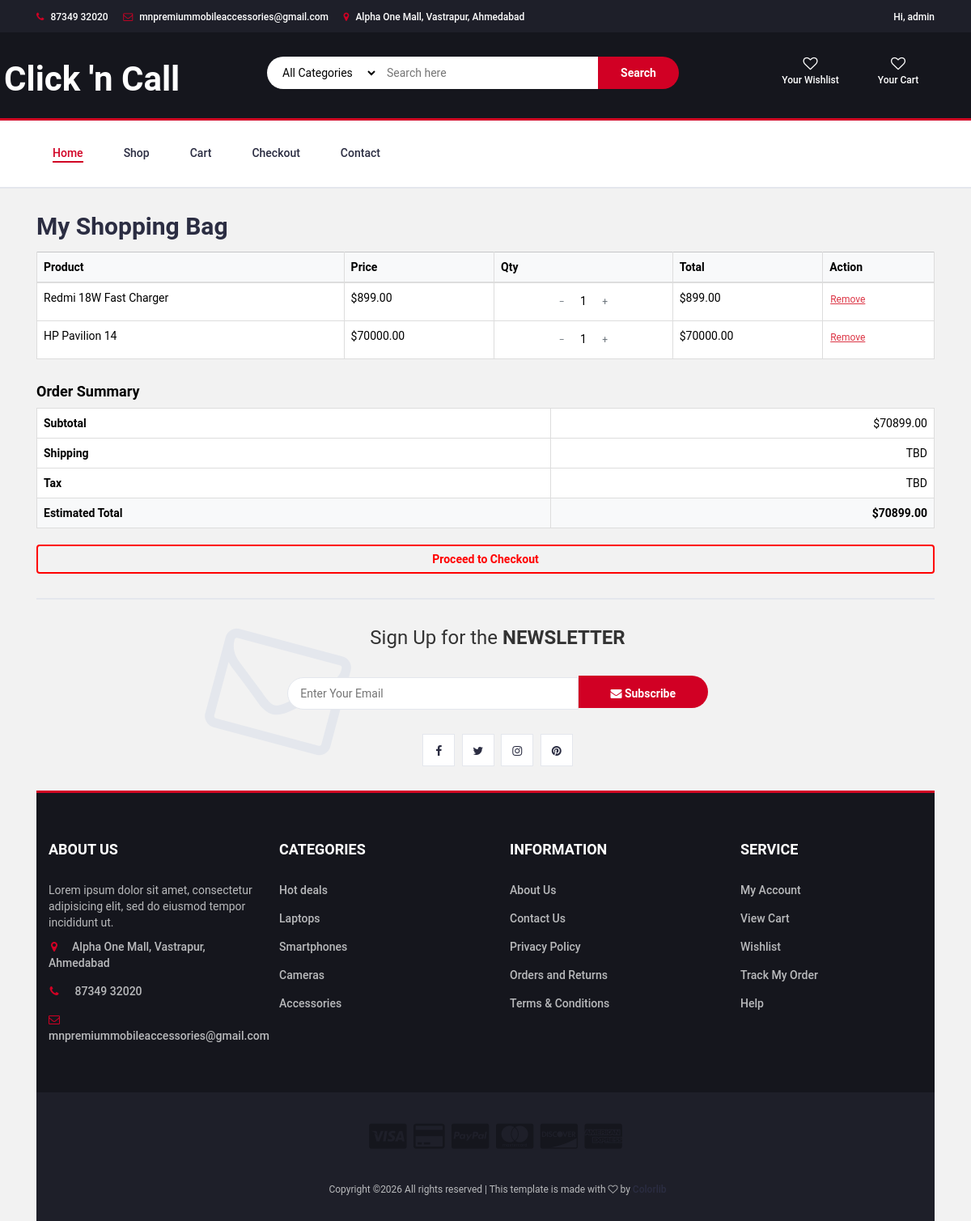
The page /cart/ (signed in) on the database its author committed.
### shop/models.py (models this page shows, shortened)
class Cart(models.Model):
    user = models.ForeignKey(settings.AUTH_USER_MODEL, on_delete=models.CASCADE)
    product = models.ForeignKey(Product, on_delete=models.CASCADE)
    quantity = models.PositiveIntegerField(default=1)
    added_at = models.DateTimeField(auto_now_add=True)

class Product(models.Model):
    product_name = models.CharField(max_length=100)
    description = models.TextField(blank=True, null=True)
    price = models.DecimalField(max_digits=10, decimal_places=2)
    stock = models.IntegerField()
    category = models.ForeignKey(
        ProductCategory,
        on_delete=models.SET_NULL,
        null=True,
        blank=True
    )
    brand = models.ForeignKey(
        ProductBrand,
        on_delete=models.SET_NULL,
        null=True,
        blank=True
    )
    image = models.ImageField(upload_to='products/', blank=True, null=True)

### shop/views.py (the view)
# urls.py: path('cart/', views.cart, name='cart'),
@login_required
def cart(request):
    cart_items = Cart.objects.filter(user=request.user)
    for item in cart_items:
        item.total_price = item.product.price * item.quantity
    subtotal = sum(item.total_price for item in cart_items)
    total = subtotal  # For now, can add shipping & tax later
    context = {
        'cart_items': cart_items,
        'subtotal': subtotal,
        'total': total
    }
    return render(request, 'cart.html', context)

### shop/context_processors.py (called while the page is built)
def categories_processor(request):
    return {
        'categories': ProductCategory.objects.all()
    }

### templates/cart.html (shortened to what this page needs)
{% load static %}
<!DOCTYPE html>
<html lang="en">
	<head>
		<link href="https://cdn.jsdelivr.net/npm/bootstrap@5.3.2/dist/css/bootstrap.min.css" rel="stylesheet">
		<link rel="stylesheet" href="{% static 'css/bootstrap.min.css' %}"/>
		<link type="text/css" rel="stylesheet" href="{% static 'css/slick.css' %}"/>
		<link type="text/css" rel="stylesheet" href="{% static 'css/slick-theme.css' %}"/>
		<link type="text/css" rel="stylesheet" href="{% static 'css/nouislider.min.css' %}"/>
		<link rel="stylesheet" href="{% static 'css/font-awesome.min.css' %}">
		<link type="text/css" rel="stylesheet" href="{% static 'css/style.css' %}"/>
    </head>
	<body>
		<header>
<div id="top-header">
    <div class="container">
        <ul class="header-links pull-left">
            <li><a href="#"><i class="fa fa-phone"></i> 87349 32020</a></li>
            <li><a href="#"><i class="fa fa-envelope-o"></i> mnpremiummobileaccessories@gmail.com</a></li>
            <li><a href="#"><i class="fa fa-map-marker"></i> Alpha One Mall, Vastrapur, Ahmedabad</a></li>
        </ul>
       <ul class="header-links pull-right">
<li class="dashboard-dropdown">
    <a href="#" class="dashboard-link" onclick="toggleDashboard(event)">
        {% if user.is_authenticated %}
            Hi, {{ user.username }}
        {% else %}
            My Dashboard
        {% endif %}
    </a>
</li>
    </div>
</div>
			<div id="header">
				<div class="container">
					<div class="row">
						<div class="col-md-3">
							<div class="header-logo">
								<a href="#" class="logo">
									<h1 class="logo">Click 'n Call</h1>
								</a>
							</div>
						</div>
						<div class="col-md-6">
							<div class="header-search">
								<form method="get" action="{% url 'store' %}">
									 <select name="category" onchange="this.form.submit()" class="input-select">
        <option value="">All Categories</option>
    </select>
									<input class="input" placeholder="Search here">
									<button class="search-btn">Search</button>
								</form>
							</div>
						</div>
						<div class="col-md-3 clearfix">
							<div class="header-ctn">
								<div>
									<a href="{% url 'wishlist' %}">
										<i class="fa fa-heart-o"></i>
										<span>Your Wishlist</span>
									</a>
								</div>
								<div>
									<a href="{% url 'cart' %}">
										<i class="fa fa-heart-o"></i>
										<span>Your Cart</span>
									</a>
								</div>
							</div>
						</div>
					</div>
				</div>
			</div>
		</header>
		<nav id="navigation">
			<div class="container">
				<div id="responsive-nav">
					<ul class="main-nav nav navbar-nav">
						<li class="active"><a href="{% url 'index' %}">Home</a></li>
						<li><a href="{% url 'store' %}">Shop</a></li>
						<li><a href="{% url 'cart' %}">Cart</a></li>
						<li><a href="{% url 'checkout' %}">Checkout</a></li>
						<li><a href="{% url 'contact' %}">Contact</a></li>
					</ul>
				</div>
			</div>
		</nav>
<div class="container mt-5 cart-container">
    <h2 class="mb-4">My Shopping Bag</h2>
    <table class="table table-bordered cart-table">
        <thead class="table-light">
            <tr>
                <th>Product</th>
                <th>Price</th>
                <th>Qty</th>
                <th>Total</th>
                <th>Action</th>
            </tr>
        </thead>
        <tbody>
            {% for item in cart_items %}
            <tr>
                <td style="color: black;">{{ item.product.product_name }}</td>
                <td style="color: black;">${{ item.product.price }}</td>
                <td class="text-center" style="color: black;">
                 <a href="{% url 'decrease_quantity' item.product.id %}" class="btn btn-sm btn-outline-secondary">−</a>
                <span class="mx-2" style="color: black;">{{ item.quantity }}</span>
              <a href="{% url 'increase_quantity' item.product.id %}" class="btn btn-sm btn-outline-secondary">+</a>
                </td>
                <td style="color: black;">${{ item.total_price }}</td>
                <td>
                    <form action="{% url 'remove_from_cart' item.product.id %}" method="post">
    <button type="submit"
            class="btn btn-link text-danger p-0 btn-sm">
        Remove
    </button>
</form>
                </td>
            </tr>
            {% endfor %}
        </tbody>
    </table>
   <div class="cart-summary mt-5">
    <h4 class="mb-3" style="color: black;">Order Summary</h4>
    <table class="table table-bordered">
        <tbody>
            <tr>
                <th style="color: black;">Subtotal</th>
                <td class="text-end" style="color: black;"
				>${{ subtotal|default:"0.00" }}</td>
            </tr>
            <tr>
                <th style="color: black;">Shipping</th>
                <td class="text-end" style="color: black;">TBD</td>
            </tr>
            <tr>
                <th style="color: black;">Tax</th>
                <td class="text-end" style="color: black;">TBD</td>
            </tr>
            <tr class="table-light">
                <th><strong>Estimated Total</strong></th>
                <td class="text-end"><strong>${{ total|default:"0.00" }}</strong></td>
            </tr>
        </tbody>
    </table>
<div class="d-flex justify-content-center">
    <a href="{% url 'checkout' %}"
       class="btn btn-outline-danger w-100 text-center fw-bold">
        Proceed to Checkout
    </a>
</div>
</div>
		<div id="newsletter" class="section">
			<div class="container">
				<div class="row">
					<div class="col-md-12">
						<div class="newsletter">
							<p>Sign Up for the <strong>NEWSLETTER</strong></p>
							<form>
								<input class="input" type="email" placeholder="Enter Your Email">
								<button class="newsletter-btn"><i class="fa fa-envelope"></i> Subscribe</button>
							</form>
							<ul class="newsletter-follow">
								<li>
									<a href="#"><i class="fa fa-facebook"></i></a>
								</li>
								<li>
									<a href="#"><i class="fa fa-twitter"></i></a>
								</li>
								<li>
									<a href="#"><i class="fa fa-instagram"></i></a>
								</li>
								<li>
									<a href="#"><i class="fa fa-pinterest"></i></a>
								</li>
							</ul>
						</div>
					</div>
				</div>
			</div>
		</div>
		<footer id="footer">
			<div class="section">
				<div class="container">
					<div class="row">
						<div class="col-md-3 col-xs-6">
							<div class="footer">
								<h3 class="footer-title">About Us</h3>
								<p>Lorem ipsum dolor sit amet, consectetur adipisicing elit, sed do eiusmod tempor incididunt ut.</p>
								<ul class="footer-links">
									<li><a href="#"><i class="fa fa-map-marker"></i>Alpha One Mall, Vastrapur, Ahmedabad</a></li>
									<li><a href="#"><i class="fa fa-phone"></i> 87349 32020</a></li>
									<li><a href="#"><i class="fa fa-envelope-o"></i>mnpremiummobileaccessories@gmail.com</a></li>
								</ul>
							</div>
						</div>
						<div class="col-md-3 col-xs-6">
							<div class="footer">
								<h3 class="footer-title">Categories</h3>
								<ul class="footer-links">
									<li><a href="#">Hot deals</a></li>
									<li><a href="#">Laptops</a></li>
									<li><a href="#">Smartphones</a></li>
									<li><a href="#">Cameras</a></li>
									<li><a href="#">Accessories</a></li>
								</ul>
							</div>
						</div>
						<div class="col-md-3 col-xs-6">
							<div class="footer">
								<h3 class="footer-title">Information</h3>
								<ul class="footer-links">
									<li><a href="#">About Us</a></li>
									<li><a href="#">Contact Us</a></li>
									<li><a href="#">Privacy Policy</a></li>
									<li><a href="#">Orders and Returns</a></li>
									<li><a href="#">Terms & Conditions</a></li>
								</ul>
							</div>
						</div>
						<div class="col-md-3 col-xs-6">
							<div class="footer">
								<h3 class="footer-title">Service</h3>
								<ul class="footer-links">
									<li><a href="#">My Account</a></li>
									<li><a href="#">View Cart</a></li>
									<li><a href="#">Wishlist</a></li>
									<li><a href="#">Track My Order</a></li>
									<li><a href="#">Help</a></li>
								</ul>
							</div>
						</div>
					</div>
				</div>
			</div>
			<div id="bottom-footer" class="section">
				<div class="container">
					<div class="row">
						<div class="col-md-12 text-center">
							<ul class="footer-payments">
								<li><a href="#"><i class="fa fa-cc-visa"></i></a></li>
								<li><a href="#"><i class="fa fa-credit-card"></i></a></li>
								<li><a href="#"><i class="fa fa-cc-paypal"></i></a></li>
								<li><a href="#"><i class="fa fa-cc-mastercard"></i></a></li>
								<li><a href="#"><i class="fa fa-cc-discover"></i></a></li>
								<li><a href="#"><i class="fa fa-cc-amex"></i></a></li>
							</ul>
							<span class="copyright">
								Copyright &copy;<script>document.write(new Date().getFullYear());</script> All rights reserved | This template is made with <i class="fa fa-heart-o" aria-hidden="true"></i> by <a href="https://colorlib.com" target="_blank">Colorlib</a>
							</span>
						</div>
					</div>
				</div>
			</div>
		</footer>
	</body>
</html>

### rows shown on the page
Cart: product.product_name "Redmi 18W Fast Charger", product.price "899.00", quantity "1", total_price "899.00"
Cart: product.product_name "HP Pavilion 14", product.price "70000.00", quantity "1", total_price "70000.00"

### other values the page prints
{{ user.username }} "admin"
{{ subtotal|default:"0.00" }} "70899.00"
{{ total|default:"0.00" }} "70899.00"
